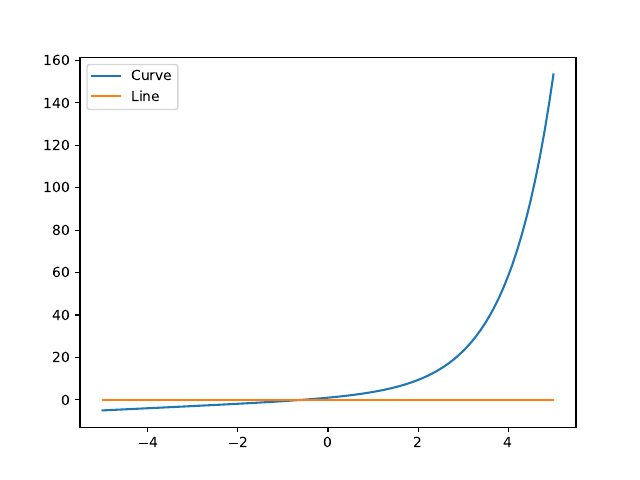

This chart was generated by the following Python code:
#!/usr/bin/env python

"""Programa p14.py"""

import numpy as np
import matplotlib.pyplot as plt

nx = 101
x = np.linspace(start=-5.0, stop=5.0, num=nx)
y = np.exp(x) + x

@np.vectorize
def constant_function(x):
    return 0

if __name__ == "__main__":
  fig, ax = plt.subplots()
  ax.plot(x, y, label="Curve")
  ax.plot(x, constant_function(x), label="Line")
  ax.legend()
  # plt.show()
  fig.savefig('p14.pdf')